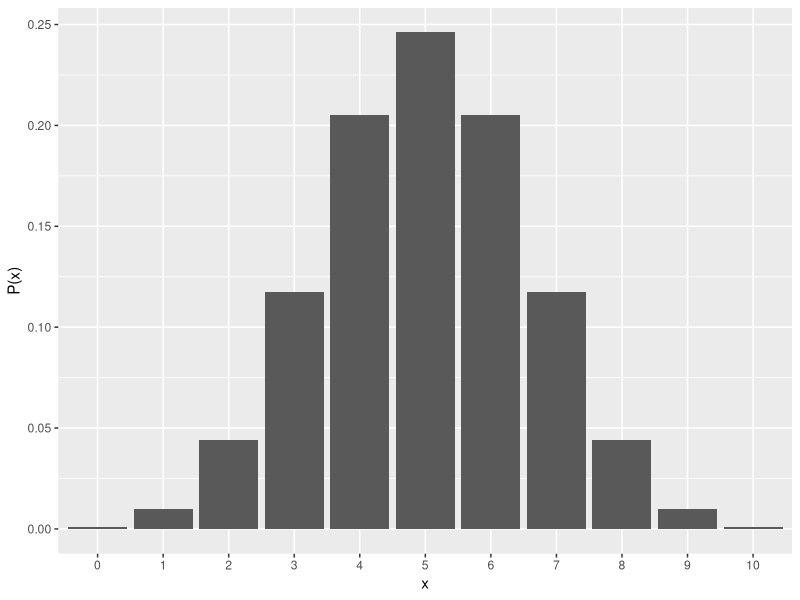

Reproduce this figure in R.
## ---- chunk 1
knitr::opts_chunk$set(echo = TRUE)
library(tidyverse)

## ---- chunk 2

plot <- data.frame(x=0:10, p=dbinom(x=0:10, size=10, prob=0.5))
ggplot(data=plot, aes(x=factor(x), y=p)) + geom_bar(stat="identity") + ylab("P(x)") + xlab("x")
## ---- chunk 3
d = data.frame(x=0:10, q=dbinom(x=0:10, size=10, prob=0.5))
d
## ---- chunk 4
round(d$q[1] + d$q[2] + d$q[3] + d$q[9] + d$q[10] + d$q[11], 2)
## ---- chunk 5

#alternative = c("two.sided")は，両側検定をするためのオプション。alternativeを指定しなければ，出てくる結果はデフォルトで両側検定になる。
binom.test(x = 2, n = 10, p = 0.5, alternative = c("two.sided"))

#alternative = c("less")は，片側検定をするためのオプション。2/10よりも低い確率を求めよということ。
binom.test(x = 2, n = 10, p = 0.5, alternative = c("less"))


## ---- chunk 6

binom.test(x = 20, n = 100, p = 0.5, alternative = c("two.sided"))

## ---- chunk 7

#全ての確率から，「10回検定を行って全て正しい判断を行う」確率を差し引いたものが，少なくとも1回は誤った判断をしてしまう確率
1 - (1 - 0.05)^10

## ---- chunk 8

0.05/10　#つまり，p < 0.005でなければ「有意である」と結論しないという保守的な立場を取る

